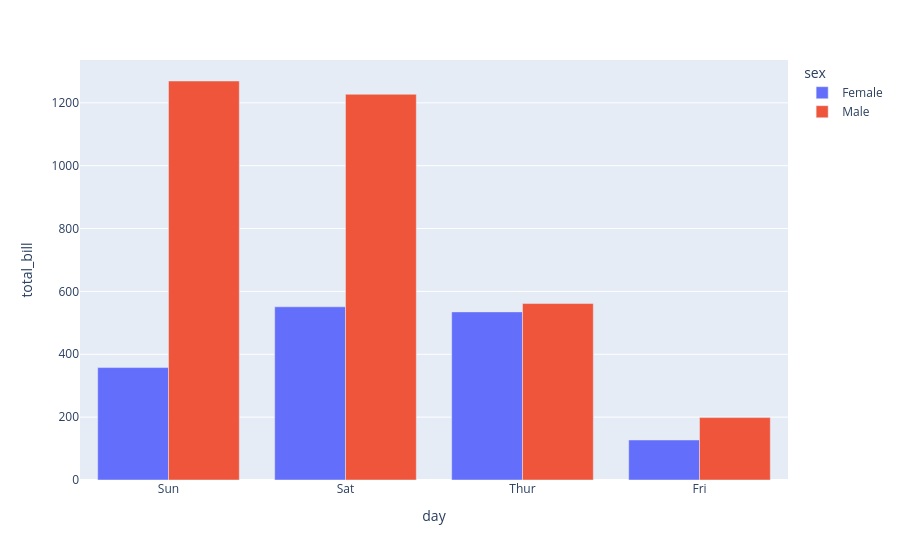

The notebook cell this image was saved under:
### Code cell
px.bar(df_agrupado_pelo_dia_e_sexo, x="day", y="total_bill", color="sex", barmode="group")

### Figure 1 — Plotly figure (JSON) as saved in the notebook; plotly's stock layout.template omitted (floating-point values rounded to 4 significant figures)
{"data": [{"alignmentgroup": "True", "hovertemplate": "sex=Female<br>day=%{x}<br>total_bill=%{y}<extra></extra>", "legendgroup": "Female", "marker": {"color": "#636efa", "pattern": {"shape": ""}}, "name": "Female", "offsetgroup": "Female", "orientation": "v", "showlegend": true, "textposition": "auto", "type": "bar", "x": ["Sun", "Sat", "Thur", "Fri"], "xaxis": "x", "y": [357.7, 551.0, 534.9, 127.3], "yaxis": "y"}, {"alignmentgroup": "True", "hovertemplate": "sex=Male<br>day=%{x}<br>total_bill=%{y}<extra></extra>", "legendgroup": "Male", "marker": {"color": "#EF553B", "pattern": {"shape": ""}}, "name": "Male", "offsetgroup": "Male", "orientation": "v", "showlegend": true, "textposition": "auto", "type": "bar", "x": ["Sun", "Sat", "Thur", "Fri"], "xaxis": "x", "y": [1269.0, 1227.0, 561.4, 198.6], "yaxis": "y"}], "layout": {"barmode": "group", "legend": {"title": {"text": "sex"}, "tracegroupgap": 0}, "margin": {"t": 60}, "xaxis": {"anchor": "y", "domain": [0, 1], "title": {"text": "day"}}, "yaxis": {"anchor": "x", "domain": [0, 1], "title": {"text": "total_bill"}}}}
